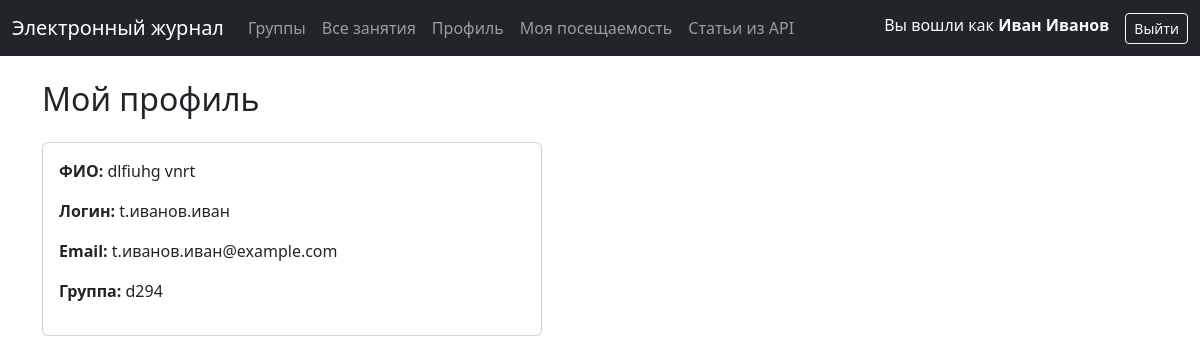
/student/profile/ (signed in), run on the app's committed database.
### users/models.py (models this page shows)
class User(AbstractUser):
    username = models.CharField(
        max_length=150,
        unique=True,
        verbose_name='Логин',
        help_text='Латиница, цифры и @#$%^&+=!_.-/?*()',
    )
    @property
    def is_student(self):
        return hasattr(self, 'student')
    @property
    def is_teacher(self):
        return hasattr(self, 'teacher')
    def get_full_name(self):
        if self.first_name and self.last_name:
            return f"{self.first_name} {self.last_name}"
        return self.username
    class Meta:
        constraints = [
            models.CheckConstraint(
                name='username_allowed_chars',
                check=Q(username__regex=ALLOWED_RE),
            ),
        ]

### journal/models.py (models this page shows, shortened)
class Student(models.Model):
    user = models.OneToOneField(settings.AUTH_USER_MODEL, on_delete=models.PROTECT, verbose_name='Пользователь')
    student_id = models.CharField(max_length=200, blank=True, verbose_name='Student_ID')
    id_record_book = models.CharField(max_length=200, blank=True, null=True)
    id_group = models.ForeignKey('Group', on_delete=models.PROTECT, verbose_name='Номер группы', blank=True)
    last_name = models.CharField(max_length=200, verbose_name='Фамилия')
    first_name = models.CharField(max_length=200, verbose_name='Имя')
    second_name = models.CharField(max_length=200, blank=True, null=True, verbose_name='Отчество')
    starosta = models.BooleanField(default=False, blank=True)
    expelled = models.BooleanField(default=False, blank=True)
    status = models.CharField(max_length=200, verbose_name='Статус', blank=True, null=True)
    history = HistoricalRecords()
    class Meta:
        verbose_name = 'Студент'
        verbose_name_plural = 'Студенты'
        ordering = ['last_name', 'first_name', 'second_name']

class Group(models.Model):
    id_group = models.CharField(max_length=100, unique=True, verbose_name='Номер группы')
    name = models.CharField(max_length=200, verbose_name='Группа')
    year_priem = models.CharField(max_length=200, verbose_name='Год приема')
    study_form = models.CharField(max_length=200, blank=True, null=True, verbose_name='Форма обучения')
    level = models.CharField(max_length=200, blank=True, null=True, verbose_name='Уровень')
    faculty = models.CharField(max_length=200, blank=True, null=True, verbose_name='Факультет')
    department = models.CharField(max_length=200, blank=True, null=True, verbose_name='Подразделение')
    term_number = models.CharField(max_length=2, blank=True, verbose_name='Период')
    number_of_active_students = models.CharField(max_length=2, blank=True, verbose_name='Количество студентов')
    status = models.BooleanField(default=False, blank=True)
    semestr = models.CharField(max_length=10, blank=True, verbose_name='Семестр')
    history = HistoricalRecords()
    class Meta:
        unique_together = [("id_group", "name")]
        verbose_name = 'Группа'
        verbose_name_plural = 'Группы'
        ordering = ['name']

### journal/views.py (the view)
# urls.py: path("student/profile/", views.ProfileView.as_view(), name="student-profile"),
class ProfileView(LoginRequiredMixin, StudentRequiredMixin, TemplateView):
    template_name = "student/profile.html"
    def get_context_data(self, **kwargs):
        context = super().get_context_data(**kwargs)
        student = self.request.user.student
        context["student"] = student
        context["title"] = "Мой профиль"
        return context

### journal/mixins.py (called while the page is built)
    def test_func(self):
        user = self.request.user
        if not user.is_authenticated:
            return False
        return hasattr(user, 'student') and user.student is not None

### templates/student/profile.html (shortened to what this page needs)
{% extends "base.html" %}
{% block content %}
<h2 class="mb-4">Мой профиль</h2>
<div class="card" style="max-width: 500px;">
    <div class="card-body">
        <p><strong>ФИО:</strong> {{ student.last_name }} {{ student.first_name }}</p>
        <p><strong>Логин:</strong> {{ student.user.username }}</p>
        <p><strong>Email:</strong> {{ student.user.email }}</p>
        <p><strong>Группа:</strong> {{ student.id_group.name }}</p>
    </div>
</div>
{% endblock content %}

### templates/base.html (shortened to what this page needs)
<!DOCTYPE html>
<html lang="ru">
<head>
    <link href="https://cdn.jsdelivr.net/npm/bootstrap@5.3.2/dist/css/bootstrap.min.css" rel="stylesheet">
    {% load static %}
    <link href="{% static 'journal/css/styles.css' %}" rel="stylesheet">
    <link rel="stylesheet" href="https://cdn.jsdelivr.net/npm/bootstrap-icons@1.11.3/font/bootstrap-icons.min.css">
</head>
<body>
    <nav class="navbar navbar-expand-lg navbar-dark bg-dark">
        <div class="container-fluid">
            <a class="navbar-brand" href="{% url 'home' %}">Электронный журнал</a>
            <div class="collapse navbar-collapse" id="navbarSupportedContent">
                {% if user.is_authenticated %}
                <ul class="navbar-nav me-auto mb-2 mb-lg-0">
                    {% if user.is_teacher %}
                    <li class="nav-item">
                        <a class="nav-link" href="{% url 'teacher-groups' %}">Группы</a>
                    </li>
                    <li class="nav-item">
                        <a class="nav-link" href="{% url 'teacher-lessons-all' %}">Все занятия</a>
                    </li>
                    {% endif %}
                    {% if user.is_student %}
                    <li class="nav-item">
                        <a class="nav-link" href="{% url 'student-profile' %}">Профиль</a>
                    </li>
                    <li class="nav-item">
                        <a class="nav-link" href="{% url 'student-attendance' %}">Моя посещаемость</a>
                    </li>
                    {% endif %}
                    <li class="nav-item">
                        <a class="nav-link" href="{% url 'api-women' %}">Статьи из API</a>
                    </li>
                </ul>
                <ul class="navbar-nav ms-auto">
                    <li class="nav-item">
                        <span class="navbar-text text-light me-3">
                            Вы вошли как <strong>{{ user.get_full_name|default:user.username }}</strong>
                        </span>
                    </li>
                    <li class="nav-item">
                        <form method="post" action="{% url 'logout' %}" style="display: inline;">
                            <button type="submit" class="btn btn-outline-light btn-sm">Выйти</button>
                        </form>
                    </li>
                </ul>
                {% endif %}
            </div>
        </div>
    </nav>
    <div class="container py-4">
        {% block content %}{% endblock content %}
    </div>
</body>
</html>

### data on the page
User: get_full_name "Иван Иванов"
Student: last_name "dlfiuhg", first_name "vnrt", user.username "t.иванов.иван", user.email "t.иванов.иван@example.com", id_group.name "d294"
